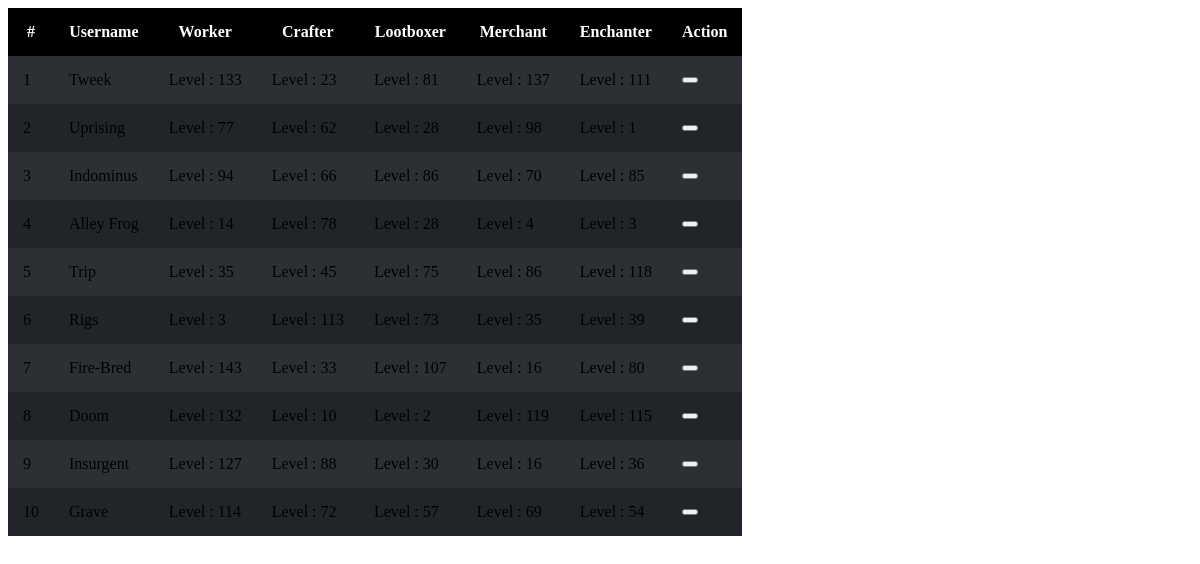
/php/professions/searchProfessions.php, run on the app's committed database.
### tables this page shows
CREATE TABLE `player` (
  `id_player` int(11) NOT NULL,
  `username` varchar(255) NOT NULL,
  `id_profile` int(11) NOT NULL,
  `id_inventory` int(11) NOT NULL,
  `id_bank` int(11) NOT NULL,
  `id_professions` int(11) NOT NULL,
  `id_horse` int(11) NOT NULL,
  `id_quest` int(11) NOT NULL,
  `id_achievements` int(11) NOT NULL
);

CREATE TABLE `professions` (
  `id_professions` int(11) NOT NULL,
  `worker` int(11) NOT NULL,
  `crafter` int(11) NOT NULL,
  `lootboxer` int(11) NOT NULL,
  `merchant` int(11) NOT NULL,
  `enchanter` int(11) NOT NULL
);

### php/professions/searchProfessions.php (the view, shortened to what this page needs)
<?php
require '../functions.php';
$keyword = $_GET['keyword'];
$jumlahdataperhalaman = 10;
$halaman = isset($_GET['halaman']) ? (int) $_GET['halaman'] : 1;
$halamanawal =
    $halaman > 1 ? $halaman * $jumlahdataperhalaman - $jumlahdataperhalaman : 0;
$sql = "SELECT player.*, professions.*
    FROM professions, player
    WHERE professions.id_professions = player.id_professions AND
       (
        player.username LIKE '%$keyword%' OR
        professions.worker LIKE '%$keyword%' OR
        professions.crafter LIKE '%$keyword%' OR
        professions.lootboxer LIKE '%$keyword%' OR
        professions.merchant LIKE '%$keyword%' OR
        professions.enchanter LIKE '%$keyword%'
        )
    ORDER BY professions.id_professions ASC
    ";
$conn->query($sql);
if ($keyword == '') {
    $sql .= " LIMIT $halamanawal, $jumlahdataperhalaman";
}
?>
<?php if ($conn->affected_rows < 1): ?>
    <div class="data-nf" role="alert">
        Data tidak ditemukan
    </div>
<?php else: ?>
    <table class="" cellpadding="15" cellspacing="0" id="data-table" class="data-table">
                <thead>
                    <tr class="">
                        <th>#</th>
                        <th>Username</th>
                        <th>Worker</th>
                        <th>Crafter</th>
                        <th>Lootboxer</th>
                        <th>Merchant</th>
                        <th>Enchanter</th>
                        <th>Action</th>
                    </tr>
                </thead>
                <?php
                $no = 1 + $halamanawal;
                $professions = $conn->query($sql);
                while ($show = mysqli_fetch_array($professions)) { ?>
                        <tr id="<?= $show['id_player'] ?>">
                            <td><?= $no++ ?></td>
                            <td id="username"><?= $show['username'] ?></td>
                                <td id="worker">Level : <?= $show[
                                    'worker'
                                ] ?></td>
                                <td id="crafter">Level : <?= $show[
                                    'crafter'
                                ] ?></td>
                                <td id="lootboxer">Level : <?= $show[
                                    'lootboxer'
                                ] ?></td>
                                <td id="merchant">Level : <?= $show[
                                    'merchant'
                                ] ?></td>
                                <td id="enchanter">Level : <?= $show[
                                    'enchanter'
                                ] ?></td>
                            <td>
                                <button class="tbl-edit" id="tbl-edit" name="button" data-bs-toggle="modal" data-bs-target="#modalEdit"><i class="fa-sharp fa-solid fa-pen-to-square"></i></button>
                            </td>
                        </tr>
                    <?php }
                ?>
            </table>
<?php endif; ?>

### php/professions/searchProfessions.php (style rules this page uses)
table thead tr th { background-color: #000; color: #fff; }
table tr:nth-child(even) { background-color: #212529; }
table tr:nth-child(odd) { background-color: #2c3034; }

### data on the page
player: username "Tweek", id_professions.worker "133", id_professions.crafter "23", id_professions.lootboxer "81", id_professions.merchant "137", id_professions.enchanter "111"
player: username "Uprising", id_professions.worker "77", id_professions.crafter "62", id_professions.lootboxer "28", id_professions.merchant "98", id_professions.enchanter "1"
player: username "Indominus", id_professions.worker "94", id_professions.crafter "66", id_professions.lootboxer "86", id_professions.merchant "70", id_professions.enchanter "85"
player: username "Alley Frog", id_professions.worker "14", id_professions.crafter "78", id_professions.lootboxer "28", id_professions.merchant "4", id_professions.enchanter "3"
player: username "Trip", id_professions.worker "35", id_professions.crafter "45", id_professions.lootboxer "75", id_professions.merchant "86", id_professions.enchanter "118"
player: username "Rigs", id_professions.worker "3", id_professions.crafter "113", id_professions.lootboxer "73", id_professions.merchant "35", id_professions.enchanter "39"
player: username "Fire-Bred", id_professions.worker "143", id_professions.crafter "33", id_professions.lootboxer "107", id_professions.merchant "16", id_professions.enchanter "80"
player: username "Doom", id_professions.worker "132", id_professions.crafter "10", id_professions.lootboxer "2", id_professions.merchant "119", id_professions.enchanter "115"
player: username "Insurgent", id_professions.worker "127", id_professions.crafter "88", id_professions.lootboxer "30", id_professions.merchant "16", id_professions.enchanter "36"
player: username "Grave", id_professions.worker "114", id_professions.crafter "72", id_professions.lootboxer "57", id_professions.merchant "69", id_professions.enchanter "54"
